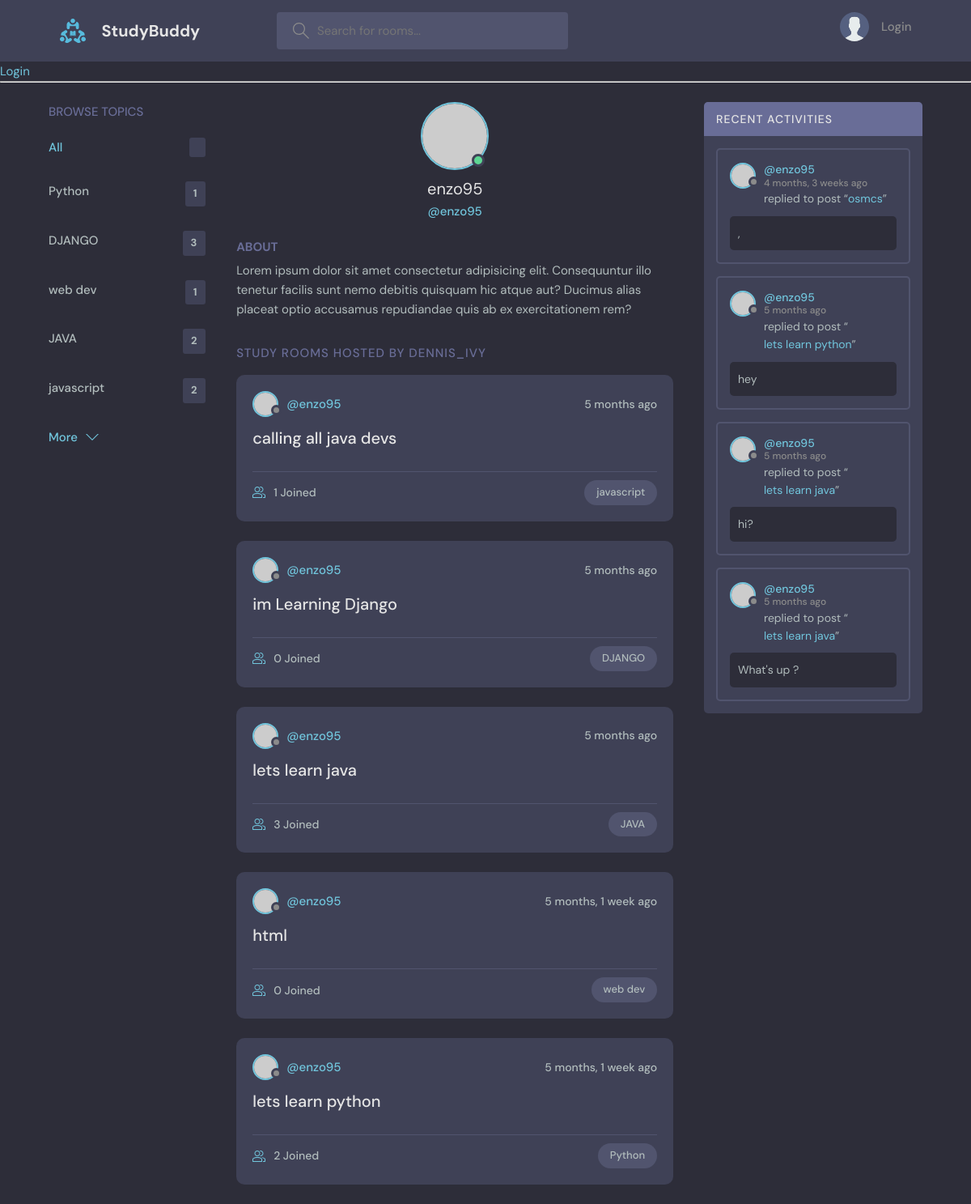
Page /profile/1/ on the committed database.
### base/models.py (models this page shows, shortened)
class Topic(models.Model):
    name = models.CharField(max_length=200)

class Room(models.Model):
    host = models.ForeignKey(User, on_delete=models.SET_NULL, null=True)
    topic = models.ForeignKey(Topic, on_delete=models.SET_NULL, null=True)
    name = models.CharField(max_length=200)
    description = models.TextField(null=True, blank=True)
    participants = models.ManyToManyField(User, related_name='participants', blank=True)
    updated = models.DateTimeField(auto_now=True)
    created = models.DateTimeField(auto_now_add=True)
    class Meta:
        ordering = ['-updated', '-created']
    def __str__(self):
        return self.name

class Message(models.Model):
    user = models.ForeignKey(User, on_delete=models.CASCADE)
    room = models.ForeignKey(Room, on_delete=models.CASCADE)
    body = models.TextField()
    updated = models.DateTimeField(auto_now=True)
    created = models.DateTimeField(auto_now_add=True)
    class Meta:
        ordering = ['-updated', '-created']

### base/views.py (the view)
def userProfile(request, pk):
    user = User.objects.get(id=pk)
    rooms = user.room_set.all()
    room_messages = user.message_set.all()
    topics = Topic.objects.all()
    context = {'user': user, 'rooms': rooms, 'room_messages': room_messages, 'topics':topics }
    return render(request, 'base/profile.html', context)

### base/templates/base/profile.html (shortened to what this page needs)
{% extends 'main.html' %}
{% block content %}
  <main class="profile-page layout layout--3">
    <div class="container">
      {% include 'base/topics_components.html' %}
      <div class="roomList">
        <div class="profile">
          <div class="profile__avatar">
            <div class="avatar avatar--large active">
              <img src="https://randomuser.me/api/portraits/men/11.jpg" />
            </div>
          </div>
          <div class="profile__info">
            <h3>{{user.username}}</h3>
            <p>@{{user.username}}</p>
          </div>
          <div class="profile__about">
            <h3>About</h3>
            <p>
              Lorem ipsum dolor sit amet consectetur adipisicing elit. Consequuntur illo tenetur
              facilis sunt nemo debitis quisquam hic atque aut? Ducimus alias placeat optio
              accusamus repudiandae quis ab ex exercitationem rem?
            </p>
          </div>
        </div>
        <div class="roomList__header">
          <div>
            <h2>Study Rooms Hosted by dennis_ivy</a>
            </h2>
          </div>
        </div>
         {% include 'base/feed_component.html' %}
      </div>
      {% include 'base/activity_component.html' %}
    </div>
  </main>
{% endblock content %}

### templates/main.html (shortened to what this page needs)
<!DOCTYPE html>
{% load static %}
<html lang="en">
  <head>
    <link rel="stylesheet" href="{% static 'styles/style.css' %}" >
  </head>
  <body>
    {% include 'navbar.html'%}
    {% block content%}
    {% endblock %}
  </body>
</html>

### templates/navbar.html (shortened to what this page needs)
{% load static %}
<header class="header header--loggedIn">
    <div class="container">
      <a href="{% url 'home' %}" class="header__logo">
        <img src="{% static 'images/logo.svg' %}" >
        <h1>StudyBuddy</h1>
      </a>
      <form class="header__search" method="get" action="{% url 'home' %}">
        <label>
          <input name="q" placeholder="Search for rooms..." />
        </label>
      </form>
      <nav class="header__menu">
      {% if request.user.is_authenticated %}
        <div class="header__user">
          <a href="{% url 'update-user' %}">
            <div class="avatar avatar--medium active">
              <img src="https://randomuser.me/api/portraits/men/37.jpg" />
            </div>
            <p>{{request.user.username}}<span>@{{request.user}}</span></p>
          </a>
          <button class="dropdown-button">
            <svg version="1.1" xmlns="http://www.w3.org/2000/svg" width="32" height="32" viewBox="0 0 32 32">
              <title>chevron-down</title>
              <path d="M16 21l-13-13h-3l16 16 16-16h-3l-13 13z"></path>
            </svg>
          </button>
        </div>
      {% else %}
          <a href="{% url 'login' %}">
          <img src="{% static 'images/avatar.svg' %}" />
          <p>Login</p>
        </a>
      {% endif %}
      </nav>
    </div>
  </header>
{% if request.user.is_authenticated %}
<p> Hello {{request.user}}</p>
<a href="{% url 'logout' %}" > Logout</a>
{% else %}
<a href="{% url 'login' %}" > Login</a>
{% endif %}
<hr>

### base/templates/base/topics_components.html
 <div class="topics">
    <div class="topics__header">
      <h2>Browse Topics</h2>
    </div>
    <ul class="topics__list">
      <li>
        <a href="{% url 'home' %}" class="active">All <span>{{topic.room_set.all.count}}</span></a>
      </li>
      {% for topic in topics %}
      <li>
        <a href="{% url 'home' %}?q={{topic.name}}">{{topic.name}} <span>{{topic.room_set.all.count}}</span></a>
      </li>
      {% endfor %}
    </ul>
    <a class="btn btn--link" href="{% url 'topics' %}">
      More
      <svg version="1.1" xmlns="http://www.w3.org/2000/svg" width="32" height="32" viewBox="0 0 32 32">
        <title>chevron-down</title>
        <path d="M16 21l-13-13h-3l16 16 16-16h-3l-13 13z"></path>
      </svg>
    </a>
  </div>

### base/templates/base/feed_component.html (shortened to what this page needs)
{% for room in rooms %}
<div class="roomListRoom">
    <div class="roomListRoom__header">
      <a href="{%  url 'user-profile' room.host.id %}" class="roomListRoom__author">
        <div class="avatar avatar--small">
          <img src="https://randomuser.me/api/portraits/women/11.jpg" />
        </div>
        <span>@{{room.host.username}}</span>
      </a>
      <div class="roomListRoom__actions">
        <span>{{room.created|timesince}} ago</span>
      </div>
    </div>
    <div class="roomListRoom__content">
      <a href="{% url 'room' room.id %}">{{room.name}}</a>
    </div>
    <div class="roomListRoom__meta">
      <a href="{% url 'room' room.id %}" class="roomListRoom__joined">
        {{room.participants.all.count}} Joined
      </a>
      <p class="roomListRoom__topic">{{room.topic.name}}</p>
    </div>
  </div>
{% endfor %}

### base/templates/base/activity_component.html (shortened to what this page needs)
<div class="activities">
    <div class="activities__header">
      <h2>Recent Activities</h2>
    </div>
    {% for message in room_messages %}
        <div class="activities__box">
        <div class="activities__boxHeader roomListRoom__header">
            <a href="{%url 'user-profile' message.user.id%}" class="roomListRoom__author">
            <div class="avatar avatar--small">
                <img src="https://randomuser.me/api/portraits/women/11.jpg" />
            </div>
            <p>
                @{{message.user}}
                <span>{{message.created|timesince}} ago</span>
            </p>
            </a>
        </div>
        <div class="activities__boxContent">
            <p>replied to post “<a href="{% url 'room' message.room.id %}">{{message.room}}</a>”</p>
            <div class="activities__boxRoomContent">
                {{message.body}}
            </div>
        </div>
        </div>
    {% endfor %}
</div>

### rows in the picture
Topic: name "Python", room_set.all.count "1"
Topic: name "DJANGO", room_set.all.count "3"
Topic: name "web dev", room_set.all.count "1"
Topic: name "JAVA", room_set.all.count "2"
Topic: name "javascript", room_set.all.count "2"
Room: host.username "enzo95", created "5 months", name "calling all java devs", participants.all.count "1", topic.name "javascript"
Room: host.username "enzo95", created "5 months", name "im Learning Django", participants.all.count "0", topic.name "DJANGO"
Room: host.username "enzo95", created "5 months", name "lets learn java", participants.all.count "3", topic.name "JAVA"
Room: host.username "enzo95", created "5 months, 1 week", name "html", participants.all.count "0", topic.name "web dev"
Room: host.username "enzo95", created "5 months, 1 week", name "lets learn python", participants.all.count "2", topic.name "Python"
Message: user "enzo95", created "4 months, 3 weeks", room "osmcs", body ","
Message: user "enzo95", created "5 months", room "lets learn python", body "hey"
Message: user "enzo95", created "5 months", room "lets learn java", body "hi?"
Message: user "enzo95", created "5 months", room "lets learn java", body "What's up ?"

### other values in the picture
{{ user.username }} "enzo95"
